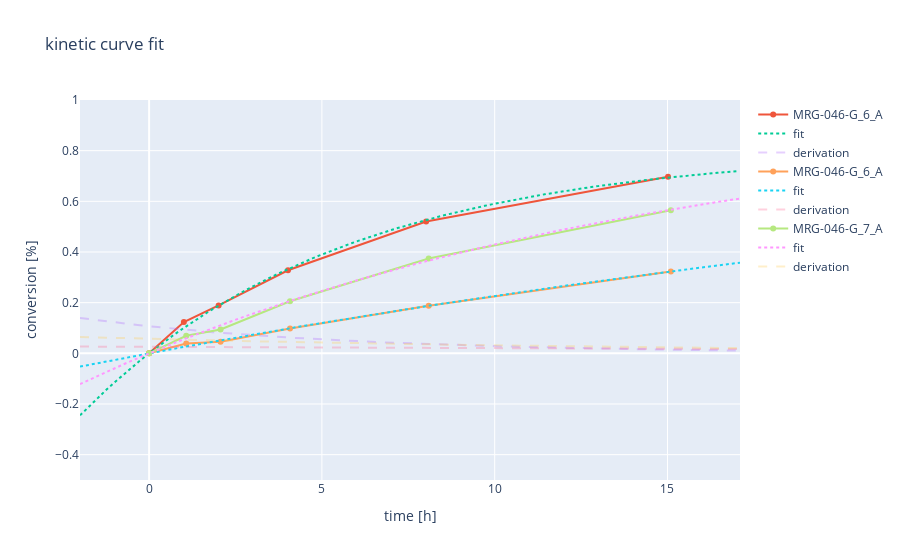

Write notebook code for a chart like this one.
### Code cell
fig = px.line(title="kinetic curve fit", labels={"x":"time", "y":"conversion"})

# set up a simple color palette

for idx, kinetic_curve in enumerate(kinetic_curves):
    # choosing a few test function
    if not idx in (1, 2, 3):
    # if not idx in (39, 40):
        continue

    ydata = kinetic_curve["conversion"].values
    xdata = kinetic_curve["time"].values

    p0 = [max(ydata), 1] # this is a mandatory initial guess
    popt, pcov = curve_fit(f=neg_growth, xdata=xdata, ydata=ydata, p0=p0, nan_policy="omit", maxfev=800*10)
    print("The optimal parameters are " + " and ".join("%.3f" % x for x in popt) +
          ". The variance is " + " and respectively ".join("{:.3f} and {:.3f}".format(x, y) for x, y in pcov) + ".")

    # plot the fit and data
    extended_xdata = np.linspace(min(xdata)-2, max(xdata)+2, 100)
    y_extended = neg_growth(extended_xdata, *popt)

    fig.add_scatter(x=xdata, y=ydata, mode="lines+markers", opacity=1, name=kinetic_curve["experiment"].iloc[1])
    fig.add_scatter(x=extended_xdata, y=neg_growth(extended_xdata, *popt), opacity=1, line=dict(dash="dot"), name="fit")
    fig.add_scatter(x=extended_xdata, y=neg_growth_derivative(extended_xdata, *popt), opacity=0.3, line=dict(dash="dash"), name="derivation")

fig.update_layout(
    yaxis=dict(
        range=[-0.5,1]
    ),
    xaxis_title="time [h]",
    yaxis_title="conversion [%]"
)
fig.show()
